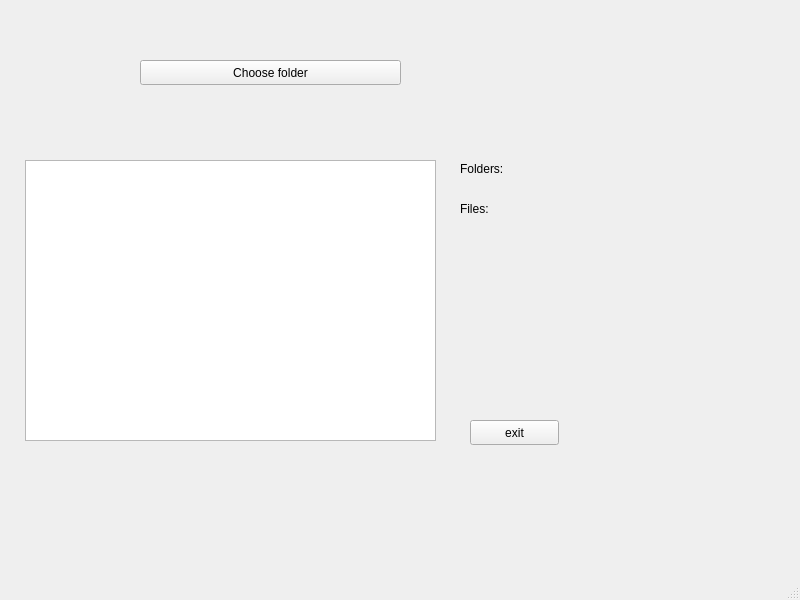
<?xml version="1.0" encoding="UTF-8"?>
<ui version="4.0">
 <class>MainWindow</class>
 <widget class="QMainWindow" name="MainWindow">
  <property name="geometry">
   <rect>
    <x>0</x>
    <y>0</y>
    <width>800</width>
    <height>600</height>
   </rect>
  </property>
  <property name="windowTitle">
   <string>MainWindow</string>
  </property>
  <widget class="QWidget" name="centralwidget">
   <widget class="QPushButton" name="pushButton">
    <property name="geometry">
     <rect>
      <x>140</x>
      <y>60</y>
      <width>261</width>
      <height>25</height>
     </rect>
    </property>
    <property name="text">
     <string>Choose folder</string>
    </property>
   </widget>
   <widget class="QTreeView" name="treeView">
    <property name="geometry">
     <rect>
      <x>25</x>
      <y>160</y>
      <width>411</width>
      <height>281</height>
     </rect>
    </property>
   </widget>
   <widget class="QLabel" name="label_fold">
    <property name="geometry">
     <rect>
      <x>460</x>
      <y>160</y>
      <width>131</width>
      <height>17</height>
     </rect>
    </property>
    <property name="text">
     <string>Folders:</string>
    </property>
   </widget>
   <widget class="QLabel" name="label_files">
    <property name="geometry">
     <rect>
      <x>460</x>
      <y>200</y>
      <width>131</width>
      <height>17</height>
     </rect>
    </property>
    <property name="text">
     <string>Files:</string>
    </property>
   </widget>
   <widget class="QPushButton" name="pushButton_2">
    <property name="geometry">
     <rect>
      <x>470</x>
      <y>420</y>
      <width>89</width>
      <height>25</height>
     </rect>
    </property>
    <property name="text">
     <string>exit</string>
    </property>
   </widget>
  </widget>
  <widget class="QMenuBar" name="menubar">
   <property name="geometry">
    <rect>
     <x>0</x>
     <y>0</y>
     <width>800</width>
     <height>22</height>
    </rect>
   </property>
  </widget>
  <widget class="QStatusBar" name="statusbar"/>
 </widget>
 <resources/>
 <connections>
  <connection>
   <sender>pushButton_2</sender>
   <signal>clicked()</signal>
   <receiver>MainWindow</receiver>
   <slot>close()</slot>
   <hints>
    <hint type="sourcelabel">
     <x>541</x>
     <y>454</y>
    </hint>
    <hint type="destinationlabel">
     <x>657</x>
     <y>446</y>
    </hint>
   </hints>
  </connection>
 </connections>
</ui>
